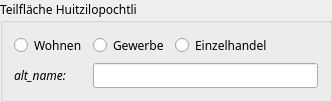
             <widget class="QGroupBox" name="groupBox_8">
              <property name="font">
               <font>
                <family>Raleway</family>
               </font>
              </property>
              <property name="title">
               <string>Teilfläche Huitzilopochtli</string>
              </property>
              <layout class="QGridLayout" name="gridLayout_4">
               <item row="0" column="3">
                <spacer name="horizontalSpacer_5">
                 <property name="orientation">
                  <enum>Qt::Horizontal</enum>
                 </property>
                 <property name="sizeHint" stdset="0">
                  <size>
                   <width>40</width>
                   <height>20</height>
                  </size>
                 </property>
                </spacer>
               </item>
               <item row="1" column="0">
                <widget class="QLabel" name="label_10">
                 <property name="font">
                  <font>
                   <italic>true</italic>
                  </font>
                 </property>
                 <property name="text">
                  <string>alt_name:</string>
                 </property>
                </widget>
               </item>
               <item row="1" column="1" colspan="3">
                <widget class="QLineEdit" name="lineEdit_6"/>
               </item>
               <item row="0" column="0">
                <widget class="QRadioButton" name="radioButton_27">
                 <property name="sizePolicy">
                  <sizepolicy hsizetype="Preferred" vsizetype="Fixed">
                   <horstretch>0</horstretch>
                   <verstretch>0</verstretch>
                  </sizepolicy>
                 </property>
                 <property name="text">
                  <string>Wohnen</string>
                 </property>
                </widget>
               </item>
               <item row="0" column="1">
                <widget class="QRadioButton" name="radioButton_25">
                 <property name="sizePolicy">
                  <sizepolicy hsizetype="Preferred" vsizetype="Fixed">
                   <horstretch>0</horstretch>
                   <verstretch>0</verstretch>
                  </sizepolicy>
                 </property>
                 <property name="text">
                  <string>Gewerbe</string>
                 </property>
                </widget>
               </item>
               <item row="0" column="2">
                <widget class="QRadioButton" name="radioButton_26">
                 <property name="sizePolicy">
                  <sizepolicy hsizetype="Preferred" vsizetype="Fixed">
                   <horstretch>0</horstretch>
                   <verstretch>0</verstretch>
                  </sizepolicy>
                 </property>
                 <property name="autoFillBackground">
                  <bool>false</bool>
                 </property>
                 <property name="text">
                  <string>Einzelhandel</string>
                 </property>
                </widget>
               </item>
              </layout>
             </widget>
